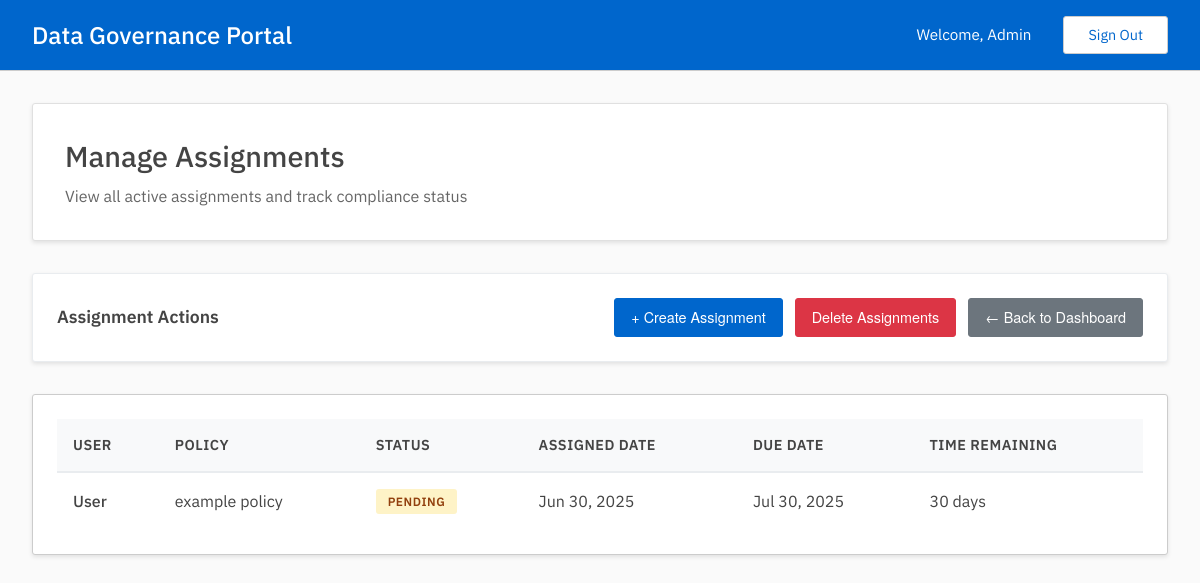
Page /admin/manage_assignments (signed in) on the committed database.
### tables this page shows
CREATE TABLE assignments(
        uuid TEXT UNIQUE NOT NULL PRIMARY KEY,
        user TEXT NOT NULL,
        policy TEXT NOT NULL,
        assigned_at INTEGER,
        timeframe_seconds INTEGER,
        completed_at INTEGER,
        FOREIGN KEY (user) REFERENCES users(uuid) ON DELETE CASCADE ON UPDATE CASCADE,
        FOREIGN KEY (policy) REFERENCES policies(uuid) ON DELETE CASCADE ON UPDATE CASCADE
        );

CREATE TABLE users(
        uuid TEXT UNIQUE NOT NULL PRIMARY KEY,
        email TEXT UNIQUE NOT NULL,
        password_hash TEXT NOT NULL,
        name TEXT NOT NULL,
        is_admin INTEGER NOT NULL DEFAULT 0
        );

CREATE TABLE policies(
        uuid TEXT UNIQUE NOT NULL PRIMARY KEY,
        name TEXT UNIQUE NOT NULL,
        description TEXT,
        pdf_link TEXT
        );

### admin.py (the view)
@admin.route('/manage_assignments', methods=['GET'])
@admin_required
def manage_assignments():
    assignments = read_get_pending_assignments()
    return render_template('admin/manage_assignments/hub.html',
                         assignments=assignments["data"],
                         now=int(time()))

### app.py (called while the page is built)
@app.template_filter('timestamp_to_date')
def timestamp_to_date(timestamp):
    if timestamp:
        try:
            dt = datetime.fromtimestamp(timestamp)
            return dt.strftime('%b %d, %Y')
        except (ValueError, TypeError):
            return 'Invalid Date'
    return 'N/A'

### auth.py (called while the page is built)
def admin_required(f):
    @wraps(f)
    def wrap(*args, **kwargs):
        if session['user']['is_admin']:
            return f(*args, **kwargs)
        else:
            print("403: User is not an admin.")
            return redirect(url_for('user.dashboard'))
    return wrap

### db.py (called while the page is built)
def get_conn_curs():
    conn = sqlite3.connect(DATABASE)
    conn.row_factory = sqlite3.Row
    curs = conn.cursor()
    curs.execute("PRAGMA foreign_keys = ON")
    return conn, curs

def commit_close(conn, curs):
    conn.commit()
    curs.close()
    conn.close()

def get_pending_assignments():
    conn, curs = get_conn_curs()
    curs.execute("""
        SELECT a.*, u.name as user_name, p.name as policy_name
        FROM assignments a
        JOIN users u ON a.user = u.uuid
        JOIN policies p ON a.policy = p.uuid
        WHERE a.completed_at IS NULL
    """)
    assignments = curs.fetchall()
    commit_close(conn, curs)
    return {
        "status": "200",
        "message": "Pending assignments found successfully",
        "data": assignments
    }

### templates/admin/manage_assignments/hub.html (shortened to what this page needs)
{% extends "base.html" %}
{% block content %}
<div class="dashboard-header">
    <h2>Manage Assignments</h2>
    <p>View all active assignments and track compliance status</p>
</div>
<div class="quick-actions">
    <h3 class="quick-actions-title">Assignment Actions</h3>
    <div class="quick-actions-buttons">
        <a href="{{ url_for('admin.create_assignment') }}" class="btn btn-action">
            + Create Assignment
        </a>
        <a href="{{ url_for('admin.delete_assignment') }}" class="btn btn-danger">
            Delete Assignments
        </a>
        <a href="{{ url_for('admin.dashboard') }}" class="btn btn-secondary">
            ← Back to Dashboard
        </a>
    </div>
</div>
<div class="table-container">
    {% if assignments %}
    <table class="data-table">
        <thead>
            <tr>
                <th>User</th>
                <th>Policy</th>
                <th>Status</th>
                <th>Assigned Date</th>
                <th>Due Date</th>
                <th>Time Remaining</th>
            </tr>
        </thead>
        <tbody>
            {% for assignment in assignments %}
            <tr>
                <td>
                    <div style="font-weight: 500;">{{ assignment["user_name"] }}</div>
                </td>
                <td>{{ assignment["policy_name"] }}</td>
                <td>
                    {% if assignment["completed_at"] %}
                        <span class="status-badge status-completed">Completed</span>
                    {% else %}
                        {% set time_left = (assignment["assigned_at"] + assignment["timeframe_seconds"]) - now %}
                        {% if time_left < 0 %}
                            <span class="status-badge status-overdue">Overdue</span>
                        {% else %}
                            <span class="status-badge status-pending">Pending</span>
                        {% endif %}
                    {% endif %}
                </td>
                <td>{{ assignment["assigned_at"] | timestamp_to_date }}</td>
                <td>
                    {{ (assignment["assigned_at"] + assignment["timeframe_seconds"]) | timestamp_to_date }}
                </td>
                <td>
                    {% if not assignment["completed_at"] %}
                        {% set time_left = (assignment["assigned_at"] + assignment["timeframe_seconds"]) - now %}
                        {% if time_left > 0 %}
                            {{ (time_left / 86400) | round | int }} days
                        {% else %}
                            <span style="color: #dc3545; font-weight: 500;">
                                {{ ((time_left / 86400) | abs | round | int) }} days overdue
                            </span>
                        {% endif %}
                    {% else %}
                        <span style="color: #28a745;">✓ Completed</span>
                    {% endif %}
                </td>
            </tr>
            {% endfor %}
        </tbody>
    </table>
    {% else %}
    <div class="empty-state">
        <div class="empty-state-icon">📋</div>
        <p class="empty-state-text">No assignments found. Create a new assignment to get started.</p>
    </div>
    {% endif %}
</div>
{% endblock %}

### static/styles.css (style rules this page uses)
* { margin: 0; padding: 0; box-sizing: border-box; }
body { font-family: 'IBM Plex Sans'; color: #444; line-height: 1.42; min-height: 100vh; display: flex; flex-direction: column; background-color: #fafafa; }
.dashboard-header { background-color: white; padding: 2rem; border-radius: 3px; margin-bottom: 2rem; box-shadow: rgba(0,0,0,0.1) 0 2px 4px; border: 1px solid #e0e0e0; }
.dashboard-header h2 { color: #444; font-size: 1.8rem; margin-bottom: 0.5rem; font-weight: 500; }
.dashboard-header p { color: #666; font-size: 1rem; }
.table-container { background-color: white; border-radius: 3px; padding: 1.5rem; box-shadow: rgba(0,0,0,0.1) 0 2px 4px; border: 1px solid #ccc; overflow-x: auto; }
.data-table { width: 100%; border-collapse: collapse; }
.data-table th { background-color: #f8f9fa; color: #444; font-weight: 600; text-align: left; padding: 1rem; border-bottom: 2px solid #e9ecef; font-size: 0.9rem; text-transform: uppercase; letter-spacing: 0.5px; }
.data-table td { padding: 1rem; border-bottom: 1px solid #e9ecef; color: #444; }
.data-table tr:last-child td { border-bottom: none; }
.btn { padding: 0.5rem 1rem; border-radius: 3px; text-decoration: none; font-size: 0.9rem; cursor: pointer; transition: all 0.3s ease; border: 1px solid transparent; display: inline-block; text-align: center; font-family: 'Helvetica Neue', 'Helvetica', 'Arial', sans-serif; }
.btn-action { background-color: #06c; color: white; border-color: #06c; }
.btn-secondary { background-color: #6c757d; color: white; border-color: #6c757d; }
.btn-danger { background-color: #dc3545; color: white; border-color: #dc3545; }
.status-badge { display: inline-block; padding: 0.25rem 0.75rem; border-radius: 3px; font-size: 0.75rem; font-weight: 600; text-transform: uppercase; letter-spacing: 0.5px; }
.status-pending { background: #fef3c7; color: #92400e; }
.quick-actions { background: white; border-radius: 3px; padding: 1.5rem; margin-bottom: 2rem; box-shadow: rgba(0,0,0,0.1) 0 2px 4px; border: 1px solid #e9ecef; display: flex; justify-content: space-between; align-items: center; flex-wrap: wrap; gap: 1rem; }
.quick-actions-title { font-size: 1.1rem; font-weight: 600; color: #444; }
.quick-actions-buttons { display: flex; gap: 0.75rem; flex-wrap: wrap; }

### rows in the picture
assignments: user_name "User", policy_name "example policy", shows "PENDING", assigned_at "Jun 30, 2025", assigned_at+timeframe_seconds "Jul 30, 2025"

### other values in the picture
{{ session['user']['name'] }} "Admin"
